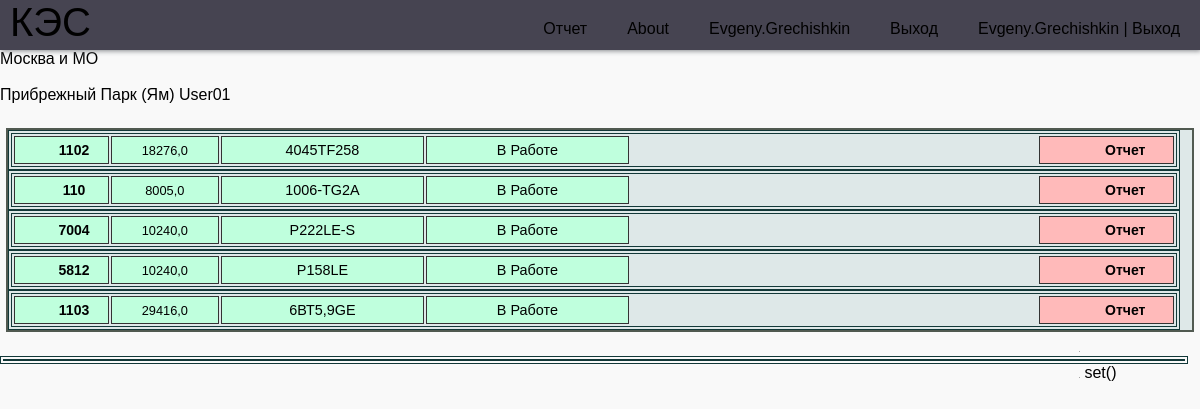
The app's page /area/4/ (signed in), older data.
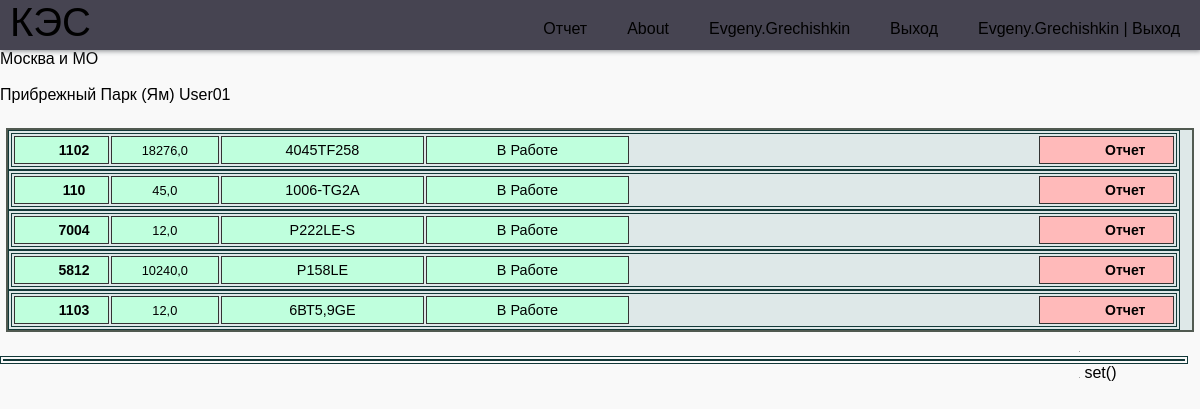
The same page, newer data.
### report/models.py (models this page shows, shortened)
class ObjectKES(models.Model):
    name = models.CharField(max_length=30)
    manager = models.ForeignKey(get_user_model(),
                               on_delete=models.SET_NULL,
                               related_name='manager_obj',
                               null=True, default=None)
    public = models.BooleanField(default=False)
    class Meta:
        verbose_name = 'Объект'
        verbose_name_plural = 'Объект'

class Location(models.Model):
    name = models.CharField(max_length=30)
    object_kes = models.ForeignKey(ObjectKES, on_delete=models.SET_NULL, null=True)
    operator = models.ForeignKey(get_user_model(),
                               on_delete=models.SET_NULL,
                               related_name='operator_area',
                               null=True, default=None)
    address = models.CharField(max_length=250, blank=True)
    class Meta:
        verbose_name = 'Участок'
        verbose_name_plural = 'Участок'

class CreateDGU(models.Model):
    name = models.CharField(max_length=30, verbose_name="Номер Дгу")
    maker_dvs = models.ForeignKey(Maker, on_delete=models.SET_NULL, null=True, blank=True, verbose_name="Производитель")
    long_name = models.CharField(max_length=30, null=True, blank=True, verbose_name="Название Дгу")
    post_name = models.ForeignKey(Post, on_delete=models.SET_NULL, null=True, blank=True, verbose_name="Название поста")
    dvs = models.ForeignKey(DVS, on_delete=models.SET_NULL, null=True, blank=True, verbose_name="ДВС")
    alternator = models.ForeignKey(Alternator, on_delete=models.SET_NULL, null=True, blank=True, verbose_name="Генератор")
    location = models.ForeignKey(Location, on_delete=models.SET_NULL, null=True,blank=True, verbose_name="Обьект")
    work = models.BooleanField(default=False, verbose_name='в Работе')
    status = models.ForeignKey(Status, on_delete=models.SET_NULL, null=True, verbose_name="Состояние")
    paralel = models.BooleanField(default=False, verbose_name='Паралель')
    koguch = models.BooleanField(default=False, verbose_name='Кожухное Исполнение')
    weight = models.PositiveIntegerField(null=True, blank=True, default=0, verbose_name='Вес кг')
    lsh = models.CharField(max_length=100, null=True, blank=True, verbose_name="Длинна * Ширина * Высота ")
    title = models.CharField(max_length=250, blank=True, verbose_name='Описание  проблем')
    data_to = models.DateField(blank=True, null=True,  verbose_name='Дата последнего ТО')
    motochas_to = models.PositiveIntegerField(null=True, blank=True,  verbose_name='Моточасы последнего ТО')
    interval_to = models.PositiveIntegerField(null=True, blank=True, default=300, verbose_name='Межсервисный интервал')
    narabotka = models.BooleanField(default=True, verbose_name='Наработка')
    nagruzka = models.BooleanField(default=True, verbose_name='Нагрузка')
    active = models.BooleanField(default=True, verbose_name='Активная Нагрузка')
    reactive = models.BooleanField(default=True, verbose_name='Реактивная  Нагрузка')
    full_load = models.BooleanField(default=True, verbose_name='Полная  Нагрузка')
    l1 = models.BooleanField(default=True, verbose_name='L1')
    l2 = models.BooleanField(default=True, verbose_name='L2')
    l3 = models.BooleanField(default=True, verbose_name='L3')
    dmasla = models.BooleanField(default=True, verbose_name='Давление масла')
    tog = models.BooleanField(default=True, verbose_name='Темп. Охл. Жидкости')
    akb = models.BooleanField(default=True, verbose_name='АКБ')
    primechanie = models.BooleanField(default=True, verbose_name='Примечания')
    class Meta:
        verbose_name = 'ДГУ'
        verbose_name_plural = 'ДГУ'

class DVS(models.Model):
    model_dvs = models.ForeignKey(DVSmodel, on_delete=models.SET_NULL, blank=True, null=True, verbose_name="ДВС")
    sn = models.CharField(max_length=70, blank=True, verbose_name='Серейный номер')
    engine_hours = models.FloatField(blank=True, null=True, verbose_name="Моточасы")
    title = models.CharField(max_length=250, blank=True, verbose_name='Описание')
    class Meta:
        verbose_name = 'ДВС'
        verbose_name_plural = 'ДВС'

class DVSmodel(models.Model):
    model_dvs = models.CharField(blank=True, max_length=30, verbose_name='Модель ДВС')
    maker_dvs = models.ForeignKey(Maker, on_delete=models.SET_NULL, null=True, verbose_name="Производитель")
    power = models.IntegerField(blank=True, verbose_name="Мощьность ДВС")
    cylinders = models.IntegerField(blank=True, verbose_name="Количество цилиндров")
    volume = models.DecimalField(blank=True, null=True, max_digits=5, decimal_places=2,  verbose_name="Объем ДВС")
    weight = models.PositiveIntegerField(null=True, blank=True, default=0, verbose_name='Вес кг')
    title = models.CharField(max_length=250, blank=True, verbose_name='Описание')
    class Meta:
        verbose_name = 'Модель ДВС'
        verbose_name_plural = 'Модель ДВС'

### report/views.py (the view)
# urls.py: path("area/<int:id>/", area, name='area'),
@login_required
def area(request, id):
    y, m, d = (int(i) for i in date.today().isoformat().split("-"))
    dgus = CreateDGU.objects.filter(location=id)
    location = Location.objects.get(id=id)
    object_kes = Location.objects.get(id=id).object_kes.name
    report = ReportDGU.objects.filter(time_create__date=date(y, m, d), dgu__location__id=id)
    rpt = set(i.dgu.name for i in report)
    return render(request, "area.html",
                  {'dgus': dgus, 'location': location, 'object_kes': object_kes,
                   'report': report, 'rpt': rpt})

### report/templates/area.html (shortened to what this page needs)
{% extends 'base.html' %}
{% load static %}
{% block css %}
    <link rel="stylesheet" href="{% static 'style/style.css' %}">
    <link rel="stylesheet" href="{% static 'style/style_area.css' %}">
{% endblock css %}
{% block content %}
<main>
    <p>{{ object_kes }}</p> <br>
    <p>{{ location.name }} {{ location.operator }}</p> <br>
        <div class="blok_1  inline">
            {% for dgu in dgus %}
                <table>
                    <tr>
                        {% if dgu.status.id == 2 %}
                            <td class="st1 dgu_status_avar"><a href="{% url 'dgu' dgu.id %}" >{{dgu.name}}</a></td>
                            <td class="st5 dgu_status_avar">{{dgu.dvs.engine_hours}}</td>
                            <td class="st2 dgu_status_avar">{{dgu.dvs.model_dvs.model_dvs}}</td>
                            <td class="st3 dgu_status_avar">Аварийная остановка</td>
                            <td class="st6 dgu_status_avar">{{dgu.title}}</td>
                            <td class="st4 dgu_status_avar"><a href="../../create_report/{{dgu.id}}">Ремонт</a></td>
                        {% elif dgu.work %}
                            <td class="st1 dgu_status_rab" ><a href="{% url 'dgu' dgu.id %}" >{{dgu.name}}</a></td>
                            <td class="st5 dgu_status_rab">{{dgu.dvs.engine_hours}}</td>
                            <td class="st2 dgu_status_rab">{{dgu.dvs.model_dvs.model_dvs}}</td>
                                {% if dgu.status.id == 4 %}
                                    <td class="st3 dgu_status_rem">Требуется незн. ремонт</td>
                                {% elif dgu.status.id == 5 %}
                                    <td class="st3 dgu_status_avar">Требуется ТО</td>
                                {% else %}
                                    <td class="st3 dgu_status_rab">В Работе</td>
                                {% endif %}
                            <td class="st6 dgu_status_rab">{{dgu.title}}</td>
                            {% if dgu.name in rpt %}
                            <td class="st4 dgu_status_rab"><a href="../../create_report/{{dgu.id}}">Отчет</a></td>
                            {% else %}
                            <td class="st4 dgu_status_avar"><a href="../../create_report/{{dgu.id}}">Отчет</a></td>
                            {% endif %}
                        {% endif %}
                    </tr></table>
                {% endfor %}
            </div>
    <table>
    </table>
    {{ rpt }}
</main>
{% endblock content %}

### report/templates/base.html (shortened to what this page needs)
<!DOCTYPE html>
{% load static %}
<html lang="ru">
<head>
    {% block css %}{% endblock css %}
</head>
<body>
    <header class="header">
         <a href="{%url 'index'%}" class="logo">КЭС</a>
        <nav class="nav">
            <ul class="menu">
                {% if user.is_authenticated %}
                <li><a href="{%url 'create_dgu'%}">Отчет</a></li>
                <li><a href="#">About</a></li>
                <li><a href="admin/">{{user.username}}</a></li>
                <li><a href="{%url 'users:logout'%}">Выход</a></li>
                <li><a href="{%url 'users:logout'%}">{{user.username}} | Выход</a></li>
                {% else %}
                <li><a href="{%url 'users:login'%}">Авторизация</a></li>
                {% endif %}
            </ul>
        </nav>
    </header>
    {% block content %}{% endblock content %}
</body>
</html>

### report/static/style/style.css (style rules this page uses)
:root { --white: #f9f9f9; --black: #464451; --grey: #85888C; }
* { margin: 0; padding: 0; box-sizing: border-box; }
body { background-color: var(--white); font-family: "Poppins", sans-serif; }
a { text-decoration: none; }
ul { list-style: none; }
.header { background-color: var(--black); box-shadow: 1px 1px 5px 0px var(--grey); position: sticky; top: 0; width: 100%; height: 50px; }
.logo { display: inline-block; color: var(--white); font-size: 40px; margin-left: 10px; }
.nav { width: 100%; height: 100%; position: fixed; background-color: var(--black); overflow: hidden; }
.menu a { display: block; padding: 20px; color: var(--white); }
.nav { max-height: 0; transition: max-height .5s ease-out; }
td, th { margin: 5px; padding: 5px; }
@media (min-width: 768px) { .nav { max-height: 70px; top: 0; position: relative; float: right; width: fit-content; background-color: transparent; } }
@media (min-width: 768px) { .menu li { float: left; } }

### report/static/style/style_area.css (style rules this page uses)
a { color: #000; }
.inline { width: 99%; margin: 6px; float: left; }
.blok_1 { width: 99%; background-color: #DEE8E8; text-align: center; border: 2px solid rgb(81, 90, 81); }
.blok_1 a { color: #000; font-size: 14px; font-weight: bold; text-decoration: none; margin-left: 30%; }
table { border: 4px double #123838; width: 99%; text-align: center; }
td { background: #BFFFDD; border: 1px solid #333; empty-cells: hide; padding: 4px; }
.dgu_status_rab { background: #BFFFDD; }
.dgu_status_avar { background: #FFBABA; }
.st1 { width: 7%; }
.st2 { width: 15%; font-size: 90%; }
.st3 { width:15%; font-size: 90%; }
.st4 { width: 10%; font-size: 90%; }
.st5 { width: 8%; font-size: 80%; }
.st6 { width: 30%; font-size: 80%; }
a:-webkit-any-link { color: #000; }

Row changes from the older to the newer data that the page shows:
changed through a linked row, CreateDGU "1006-TG2A": dvs.engine_hours "8005,0" → "45,0"
changed through a linked row, CreateDGU "P222LE-S": dvs.engine_hours "10240,0" → "12,0"
changed through a linked row, CreateDGU "6ВТ5,9GE": dvs.engine_hours "29416,0" → "12,0"
